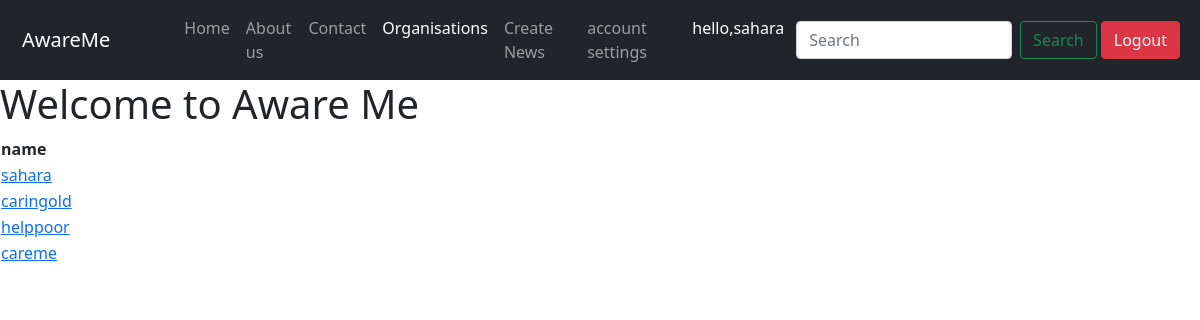
Before: /awareme/details/ (signed in) with the older database file.
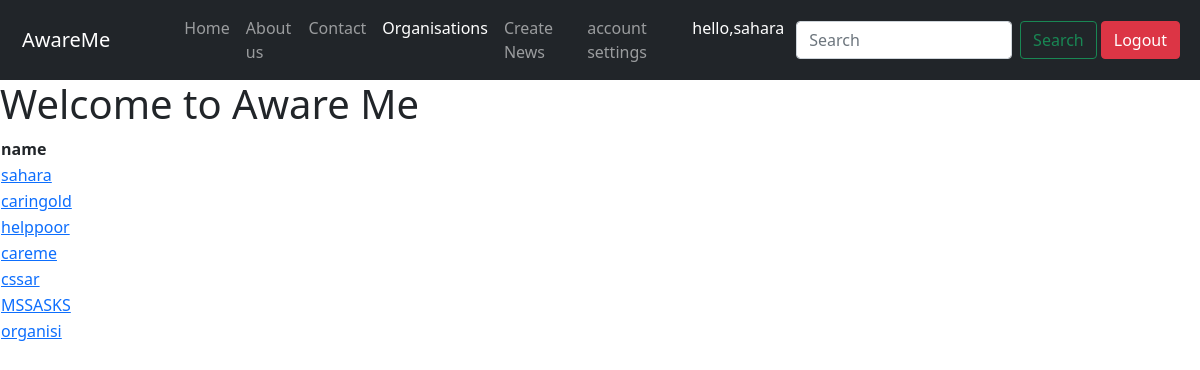
After: the same page with the newer database file.
### awaremeapp/models.py (models this page shows, shortened)
class OrgDetail(models.Model):
    user=models.OneToOneField(User,null=True,blank=True, on_delete=models.CASCADE)
    mission=models.TextField(blank=True,null=True)
    Contact=models.CharField(max_length=15,null=True)
    portfolio=models.URLField(blank=True,null=True)

### awaremeapp/views.py (the view)
# urls.py: path('details/',views.orgList,name="details"),
@login_required(login_url='login')
def orgList(request):
    Instance1=OrgDetail.objects.all()
    userList = User.objects.values()
    Instance=Instance1.union(userList,all=True)
    return render(request,'awaremeapp/info.html',{'model':Instance1,'userList':userList})

### templates/awaremeapp/info.html
{% extends 'awaremeapp/orgbase.html' %}
{% block organistionactive %} active {% endblock organistionactive %}"
{% block content %}
<h1>Welcome to Aware Me</h1>
<table>
    <thead>
<tr>
    <th>name</th>
</tr>
</thead>
{% for i in model %}
<tr>
    <td><a href="{% url 'org_profile' i.id %}">{{i.user}}</a></td>
</tr>
{% endfor %}
</table>
{% endblock %}

### templates/awaremeapp/orgbase.html (shortened to what this page needs)
{% load static %}
<!DOCTYPE html>
<html lang="en">
<head>
  <link href="https://cdn.jsdelivr.net/npm/bootstrap@5.0.0/dist/css/bootstrap.min.css" rel="stylesheet"
>
</head>
<body>
  <nav class="navbar navbar-expand-lg navbar-dark bg-dark sticky-top ">
    <div class="container-fluid">
      <a class="navbar-brand " style="margin-left:10px;" href="{% url 'listFeed' %}">AwareMe</a>
      <div class="collapse navbar-collapse" id="navbarSupportedContent" style="margin-left:50px;">
        <ul class="navbar-nav me-0 mb-2 mb-lg-0">
          <li class="nav-item">
            <a class="nav-link {% block homeactive %} {% endblock homeactive %}" aria-current="page"
              href="{% url 'listFeed'%}">Home</a>
          </li>
          <li class="nav-item">
            <a class="nav-link {% block aboutactive %} {% endblock aboutactive %}" aria-current="page"
              href="{% url 'aboutus' %}">About us<a>
          </li>
          <li class="nav-item">
            <a class="nav-link {% block contactactive %} {% endblock contactactive %}" aria-current="page"
              href="{% url 'contact' %}">Contact</a>
          </li>
          <li class="nav-item">
            <a class="nav-link {% block organistionactive %} {% endblock organistionactive %}" aria-current="page"
              href="{% url 'details' %}">Organisations</a>
          </li>
          {% for group in request.user.groups.all %}
          {% if group.name == 'NGO' %}
          <li class="nav-item">
            <a class="nav-link" href="{% url 'feed' %}">Create News</a>
          </li>
          <li class="nav-item ">
            <a class="nav-link {% block settingactive %} {% endblock settingactive %}"
              href="{% url 'account_setting' %}">account settings</a>
          </li>
          {%endif%}
          {%endfor%}
          <li class="nav-item ">
            <a class="nav-link active" aria-current="page">hello,{{request.user}}</a>
          </li>
          </ul>
          <form class="d-flex" method="GET" action="{% url 'search' %}">
            <input class="form-control mx-1 " type="search" placeholder="Search" name="query" id="query"
              aria-label="Search">
            <button class="btn btn-outline-success mx-1" type="submit">Search</button>
          </form>
          <div>
            {% if user.is_authenticated %}
              <a class="btn btn-danger me-2 my-2 " href="{% url 'logout' %}">Logout</a>
            {% else %}
              <a  class="btn btn-danger" href="{% url 'login' %}">Login</a>
            {% endif %}
          </div>
      </div>
    </div>
  </nav>
  {% block content %}
  {% endblock %}
</body>
</html>

Changed rows visible on the page:
added OrgDetail: user "cssar"
added OrgDetail: user "MSSASKS"
added OrgDetail: user "organisi"
